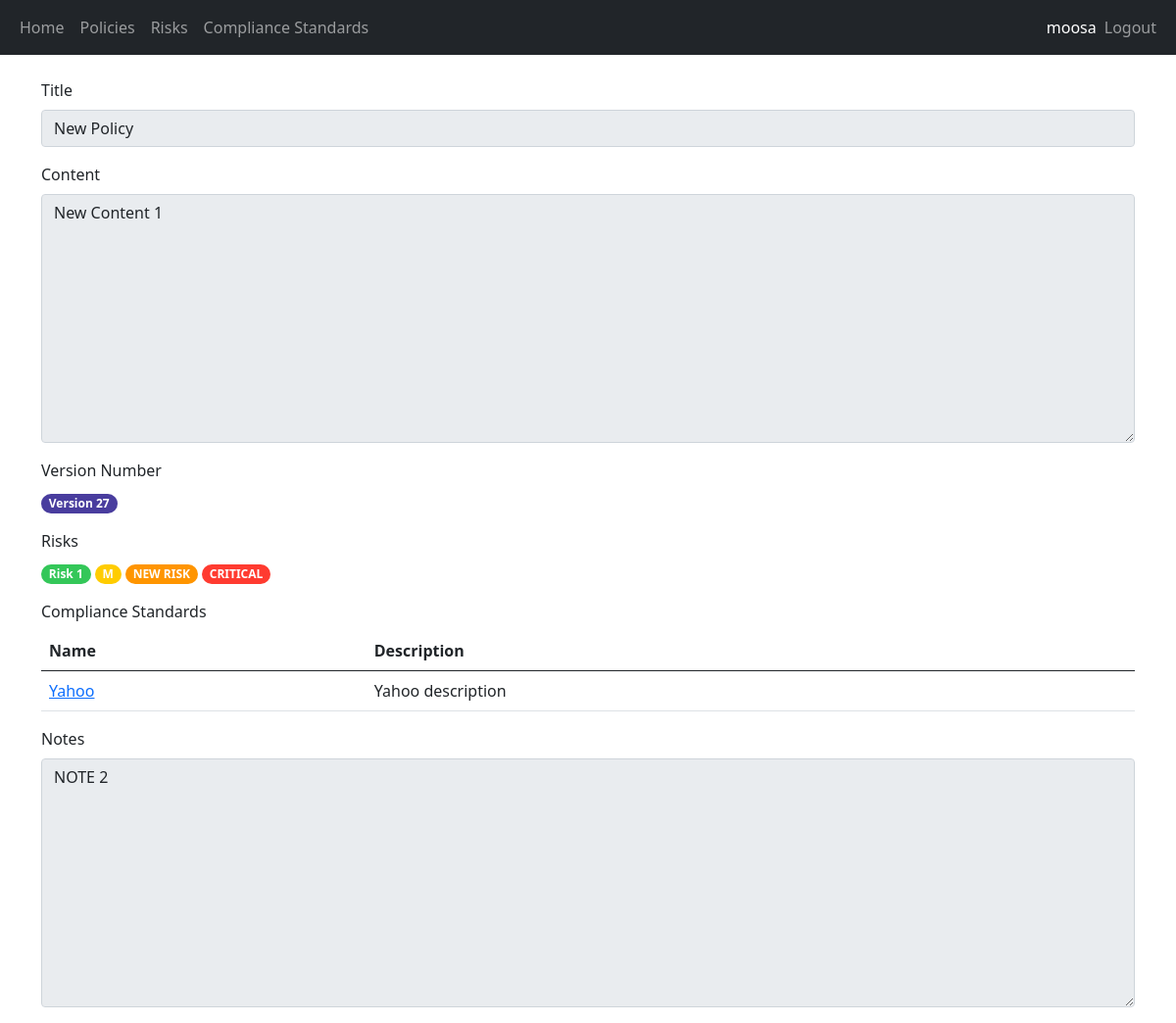
Page /view-policy-version/30 (signed in) on the committed database.
### security/models.py (models this page shows, shortened)
class PolicyVersion(models.Model):
    policy = models.ForeignKey(Policy, on_delete=models.CASCADE)
    version_number = models.IntegerField(default=1)
    title = models.TextField(max_length=250)
    content = models.TextField(max_length=250)
    created_by = models.ForeignKey(User, on_delete=models.CASCADE)
    created_at = models.DateTimeField(auto_now_add=True)
    notes = models.TextField(max_length=250, default="")
    risks = models.ManyToManyField(Risk)
    compliance_standards = models.ManyToManyField(ComplianceStandard)

class Risk(models.Model):
    Severity_Levels = [
        ("LOW", "Low"),
        ("MEDIUM", "Medium"),
        ("HIGH", "High"),
        ("CRITICAL", "Critical"),
    ]
    name = models.CharField(max_length=100)
    description = models.TextField(max_length=250)
    severity = models.CharField(max_length=100, choices=Severity_Levels, default="LOW")
    updated_at = models.DateTimeField(auto_now=True)
    tracker = FieldTracker()

class ComplianceStandard(models.Model):
    name = models.CharField(max_length=100)
    description = models.TextField(max_length=250)
    reference_url = models.CharField(max_length=100)
    updated_at = models.DateTimeField(auto_now=True)

### security/views.py (the view)
# urls.py: path('view-policy-version/<int:pk>', views.view_policy_version, name='view_policy_version'),
@login_required(login_url="/login")
@permission_required("security.view_policyversion", login_url="/access-denied")
def view_policy_version(request, pk):
    policy_version = PolicyVersion.objects.get(id=pk)
    return render(request, 'security/view_policy_version.html', {"policy_version": policy_version})

### security/templates/security/view_policy_version.html (shortened to what this page needs)
{% extends 'main/base.html' %}
{% load crispy_forms_tags %}
{% block content %}
<div class="form-group">
    <div class="mb-3">
        <label class="form-label">Title</label>
        <input class="form-control" value="{{ policy_version.title }}" readonly>
    </div>
    <div class="mb-3">
        <label class="form-label">Content</label>
        <textarea class="textarea form-control" rows="10" cols="40" readonly>{{ policy_version.content }}</textarea>
    </div>
    <div class="mb-3">
        <label class="form-label">Version Number</label>
        <br/><span class="badge rounded-pill text-left version-badge">Version {{policy_version.version_number}}</span>
    </div>
    <div class="mb-3">
        <label class="form-label">Risks</label><br/>
        {% for risk in policy_version.risks.all %}
        <span class="badge rounded-pill {{risk.get_severity_display.lower}}-severity">{{risk.name}}</span>
        {% endfor %}
    </div>
    <div class="mb-3">
        <label class="form-label">Compliance Standards</label><br/>
        <table class="table">
            <thead>
              <tr>
                <th scope="col">Name</th>
                <th scope="col">Description</th>
              </tr>
            </thead>
            <tbody>
            {% for compliance_standard in policy_version.compliance_standards.all %}
                <tr>
                    <td><a target="_blank" href="{{ compliance_standard.reference_url }}">{{compliance_standard.name}}</a></td>
                    <td>{{ compliance_standard.description }}</td>
                </tr>
            {% endfor %}
            </tbody>
          </table>
    </div>
    <div class="mb-3">
        <label class="form-label">Notes</label>
        <textarea class="textarea form-control" rows="10" cols="40" readonly>{{ policy_version.notes }}</textarea>
    </div>
</div>
{% endblock %}

### main/templates/main/base.html (shortened to what this page needs)
<!DOCTYPE html>
<html lang="en">
<head>
    <link href="https://cdn.jsdelivr.net/npm/bootstrap@5.0.2/dist/css/bootstrap.min.css" rel="stylesheet">
    {% load static %}
    <link rel="stylesheet" href="{% static 'main/style.css' %}" />
</head>
<body>
    <nav class="navbar navbar-expand-lg navbar-dark bg-dark">
        <div class="container-fluid">
            <div>
                <ul class="navbar-nav">
                    <li class="nav-item">
                        <a class="nav-link" href="/home">Home</a>
                    </li>
                    {% if user.groups.all.0.name == 'Manager' %}
                    <li class="nav-item">
                        <a class="nav-link" href="/policy-list">Policies</a>
                    </li>
                    <li class="nav-item">
                        <a class="nav-link" href="/risk-list">Risks</a>
                    </li>
                    <li class="nav-item">
                        <a class="nav-link" href="/compliance-standard-list">Compliance Standards</a>
                    </li>
                    {% endif %}
                </ul>
            </div>
            <div>
                <ul class="navbar-nav">
                    {% if user.is_authenticated %}
                    <span class="navbar-text text-white">{{ user.username }}</span>
                    <li class="nav-item">
                        <a class="nav-link" href="/logout">Logout</a>
                    </li>
                    {% else %}
                    <li class="nav-item">
                        <a class="nav-link" href="/login">Login</a>
                    </li>
                    {% endif %}
                </ul>
            </div>
        </div>
    </nav>
    <br/>
    <div class="container">
        {% block content %}
        {% endblock %}
    </div>
</body>
</html>

### main/static/main/style.css (style rules this page uses)
.low-severity { background-color: #34C759; }
.medium-severity { background-color: #FFCC00; }
.high-severity { background-color: #FF9500; }
.critical-severity { background-color: #FF3B30; }
.version-badge { background-color: #493D9E; }

### rows in the picture
PolicyVersion: title "New Policy", content "New Content 1", version_number "27", notes "NOTE 2"
Risk: name "Risk 1"
Risk: name "M"
Risk: name "NEW RISK"
Risk: name "CRITICAL"
ComplianceStandard: name "Yahoo", description "Yahoo description"

### other values in the picture
{{ user.username }} "moosa"
